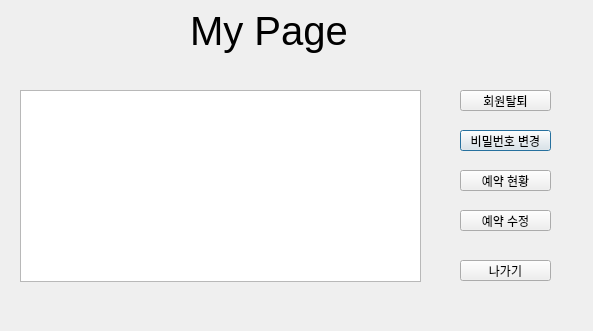
<?xml version="1.0" encoding="UTF-8"?>
<ui version="4.0">
 <class>info</class>
 <widget class="QDialog" name="info">
  <property name="geometry">
   <rect>
    <x>0</x>
    <y>0</y>
    <width>593</width>
    <height>331</height>
   </rect>
  </property>
  <property name="windowTitle">
   <string>Dialog</string>
  </property>
  <widget class="QLabel" name="Mypage">
   <property name="geometry">
    <rect>
     <x>190</x>
     <y>0</y>
     <width>181</width>
     <height>61</height>
    </rect>
   </property>
   <property name="font">
    <font>
     <pointsize>30</pointsize>
    </font>
   </property>
   <property name="text">
    <string>My Page</string>
   </property>
  </widget>
  <widget class="QPushButton" name="change_pw">
   <property name="geometry">
    <rect>
     <x>460</x>
     <y>130</y>
     <width>91</width>
     <height>21</height>
    </rect>
   </property>
   <property name="text">
    <string>비밀번호 변경</string>
   </property>
  </widget>
  <widget class="QPushButton" name="out_btn">
   <property name="geometry">
    <rect>
     <x>460</x>
     <y>260</y>
     <width>91</width>
     <height>21</height>
    </rect>
   </property>
   <property name="text">
    <string>나가기</string>
   </property>
  </widget>
  <widget class="QListWidget" name="listWidget">
   <property name="geometry">
    <rect>
     <x>20</x>
     <y>90</y>
     <width>401</width>
     <height>192</height>
    </rect>
   </property>
  </widget>
  <widget class="QPushButton" name="withdraw_btn">
   <property name="geometry">
    <rect>
     <x>460</x>
     <y>90</y>
     <width>91</width>
     <height>21</height>
    </rect>
   </property>
   <property name="text">
    <string>회원탈퇴</string>
   </property>
  </widget>
  <widget class="QPushButton" name="check_btn">
   <property name="geometry">
    <rect>
     <x>460</x>
     <y>170</y>
     <width>91</width>
     <height>21</height>
    </rect>
   </property>
   <property name="text">
    <string>예약 현황</string>
   </property>
  </widget>
  <widget class="QPushButton" name="fix_btn">
   <property name="geometry">
    <rect>
     <x>460</x>
     <y>210</y>
     <width>91</width>
     <height>21</height>
    </rect>
   </property>
   <property name="text">
    <string>예약 수정</string>
   </property>
  </widget>
 </widget>
 <resources/>
 <connections/>
</ui>
